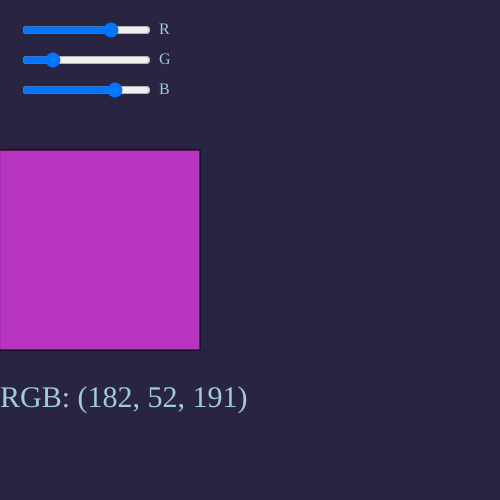
Frame 1 (no input)
Frame 60 (no input): identical to frame 1, image omitted
Frame 120 (the mouse pressed at the canvas centre since frame 60): identical to frame 1, image omitted

The p5.js sketch that drew this single still picture (run headless with seeded random() and noise() and a simulated clock; from frame 60 on, the mouse is pressed at the canvas centre):

// p5.js sketch
// ── sketch.js
let r, g, b;
let rgbText;
let rSlider, gSlider, bSlider;
let rLabel, gLabel, bLabel;

function setup() {
    createCanvas(500, 500);
    generateRandomColor();
    
    // Crea gli slider
    rSlider = createSlider(0, 255, r);
    rSlider.position(20, 20);
    gSlider = createSlider(0, 255, g);
    gSlider.position(20, 50);
    bSlider = createSlider(0, 255, b);
    bSlider.position(20, 80);

    // Crea le etichette per gli slider
    rLabel = createDiv('R');
    rLabel.style('color', '#a0cdd6');
    rLabel.style('font-size', '16px');
    rLabel.position(rSlider.x + rSlider.width + 10, 20);

    gLabel = createDiv('G');
    gLabel.style('color', '#a0cdd6');
    gLabel.style('font-size', '16px');
    gLabel.position(gSlider.x + gSlider.width + 10, 50);

    bLabel = createDiv('B');
    bLabel.style('color', '#a0cdd6');
    bLabel.style('font-size', '16px');
    bLabel.position(bSlider.x + bSlider.width + 10, 80);

    // Crea un elemento HTML per visualizzare i valori RGB
    rgbText = createDiv('');
    rgbText.style('color', '#a0cdd6');
    rgbText.style('font-size', '30px');
    rgbText.position(width / 2 - 250, height / 2 + 130);  // Posizionare sotto il quadrato
}

function draw() {
    background(40, 36, 65);
    
    // Aggiorna i valori RGB dagli slider
    r = rSlider.value();
    g = gSlider.value();
    b = bSlider.value();
    
    // Disegna un quadrato statico
    fill(r, g, b);
    stroke(0);
    rect(0, 150, 200, 200);

    displayRGBValues();
}

function keyPressed() {
    if (key === ' ') {
        generateRandomColor();
        rSlider.value(r);
        gSlider.value(g);
        bSlider.value(b);
    }
}

function generateRandomColor() {
    r = floor(random(256));
    g = floor(random(256));
    b = floor(random(256));
}

function displayRGBValues() {
    // Aggiorna il testo con i valori RGB
    rgbText.html("RGB: (" + r + ", " + g + ", " + b + ")");
}
